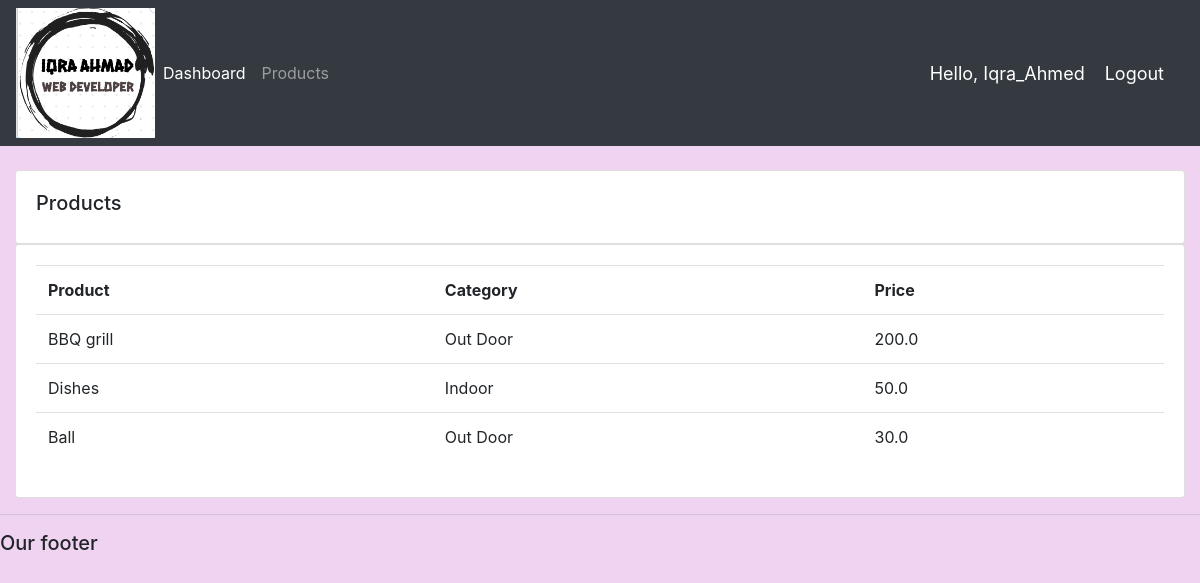
Screenshot of /products/ (signed in) with the database file from the repository.
### accounts/models.py (models this page shows, shortened)
class Product(models.Model):
	CATEGORY = (
			('Indoor', 'Indoor'),
			('Out Door', 'Out Door'),
			)
	name = models.CharField(max_length=200, null=True)
	price = models.FloatField(null=True)
	category = models.CharField(max_length=200, null=True, choices=CATEGORY)
	description = models.CharField(max_length=200, null=True, blank=True)
	date_created = models.DateTimeField(auto_now_add=True, null=True)
	tags = models.ManyToManyField(Tag)

### accounts/decorators.py (the view)
        def wrapper_func(request, *args, **kwargs):
            group = None
            if request.user.groups.exists():
                group = request.user.groups.all()[0].name
            if group in allowed_roles:
                return view_func(request, *args, **kwargs)
            else:
                return HttpResponse('You are not authorized to view this page')

### accounts/views.py (called while the page is built)
@login_required(login_url='login')
@allowed_users(allowed_roles=['admin'])
def products(request):
	products = Product.objects.all()
	return render(request, 'accounts/products.html', {'products':products})

### accounts/templates/accounts/products.html
{%  extends 'accounts/main.html' %}
{% block content %}
		<br>
		<div class="row">
			<div class="col-md">
				<div class="card card-body">
					<h5>Products</h5>
				</div>
				<div class="card card-body">
					<table class="table">
						<tr>
							<th>Product</th>
							<th>Category</th>
							<th>Price</th>
						</tr>
						{% for i in products %}
							<tr>
								<td>{{i.name}}</td>
								<td>{{i.category}}</td>
								<td>{{i.price}}</td>
							</tr>
						{% endfor %}
					</table>
				</div>
			</div>
		</div>
{% endblock content %}

### accounts/templates/accounts/navbar.html (shortened to what this page needs)
{% load static %}
<nav class="navbar navbar-expand-lg navbar-dark bg-dark">
 <img src="{% static 'images/logo1.png' %}" height="130px">
  <div class="collapse navbar-collapse" id="navbarNav">
    <ul class="navbar-nav">
      {% if request.user.is_staff %}
      <li class="nav-item active">
        <a class="nav-link" href="{% url 'home' %}">Dashboard</a>
      </li>
      <li class="nav-item">
        <a class="nav-link" href="{% url 'products' %}">Products</a>
      </li>
      {% endif%}
    </ul>
  </div>
  <span class="hello-msg">Hello, {{request.user}}</span>
  <span ><a  class="hello-msg" href="{% url 'logout' %}">Logout</a></span>
</nav>

### static/css/main.css (style rules this page uses)
body { background-color: #efd3f1; }

### accounts/templates/accounts/navbar.html (style rules this page uses)
.hello-msg { font-size: 18px; color: rgb(255, 255, 255); margin-right: 20px; }

### rows the page displays
Product: name "BBQ grill", category "Out Door", price "200.0"
Product: name "Dishes", category "Indoor", price "50.0"
Product: name "Ball", category "Out Door", price "30.0"

### other values shown
{{ request.user }} "Iqra_Ahmed"
